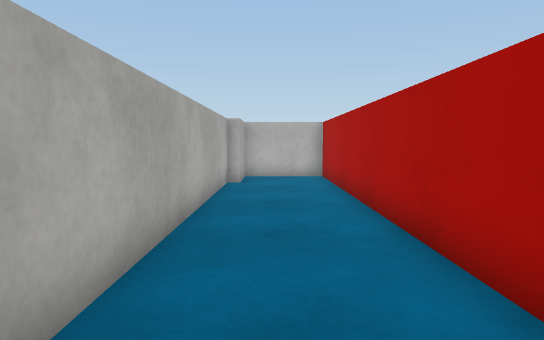
view 1 (above)

21 first-person views from a walk through a scene from a Unity 3-D project. The camera is 0.62 m above the floor, tilts 4° down and sees 70° across. The floor is counted in squares, 0.5 m on a side. Each view is taken from the middle of a square. On the plan, view 1 faces up. The plan holds only what a view shows up to about 15 squares ahead; the rest is blank. Surface patterns are stand-ins for the level's own textures.

view 2
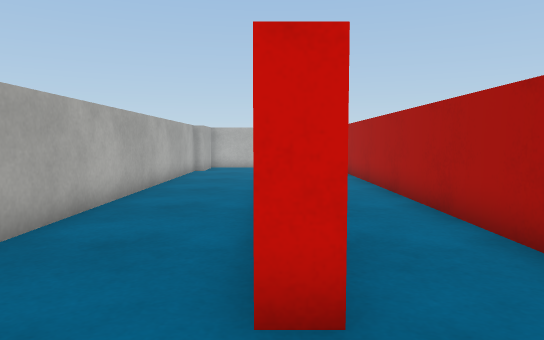

view 3
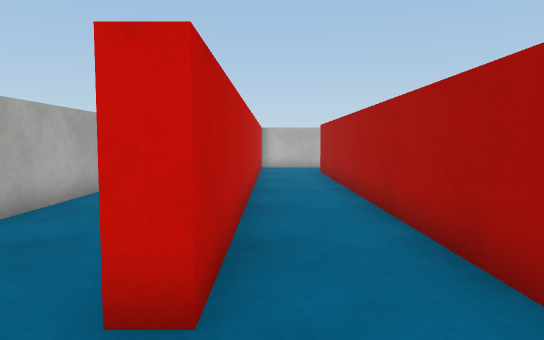

view 4
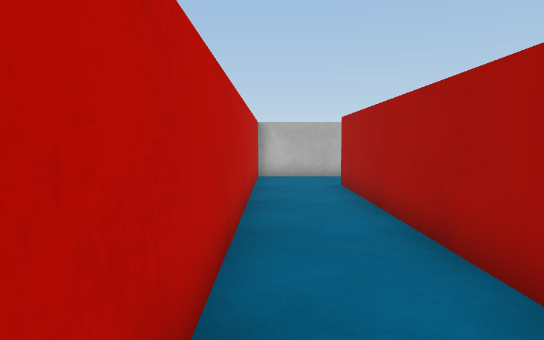

view 5
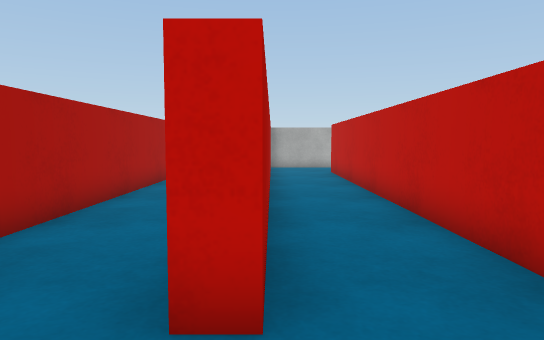

view 6
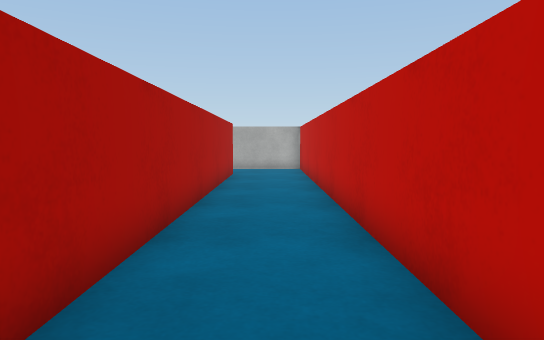

view 7
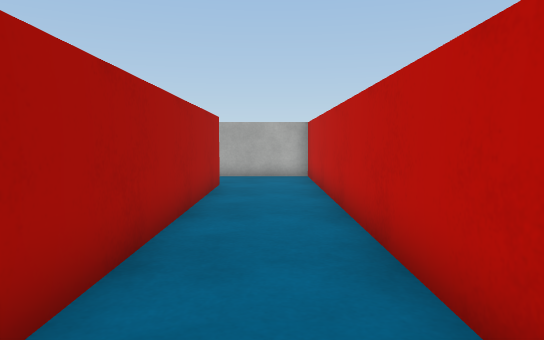

view 8
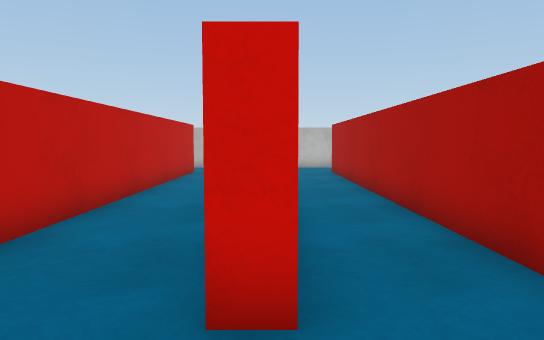

view 9
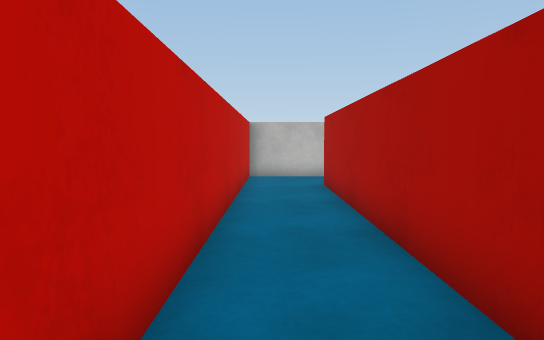

view 10
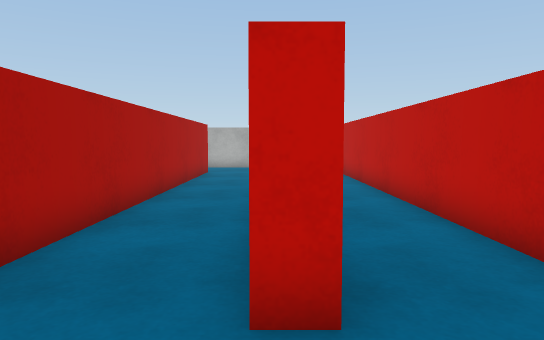

view 11
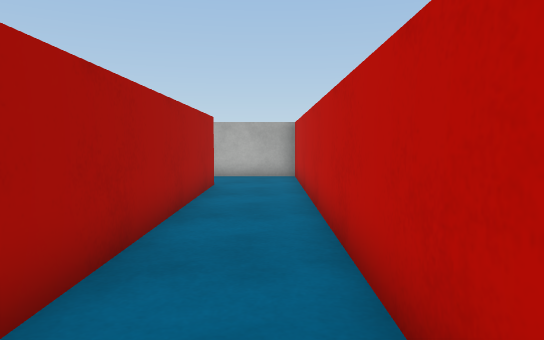

view 12
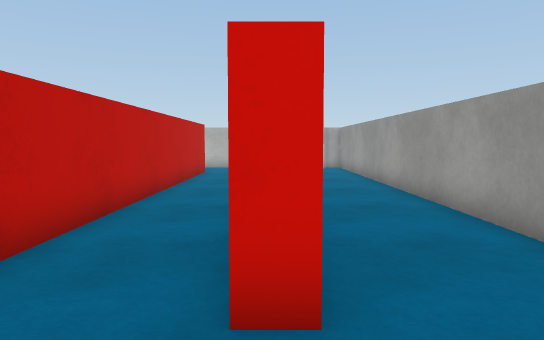

view 13
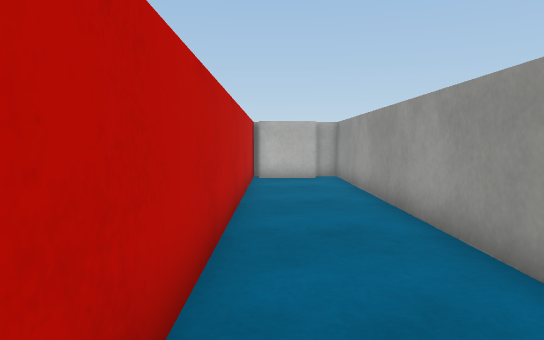

view 14
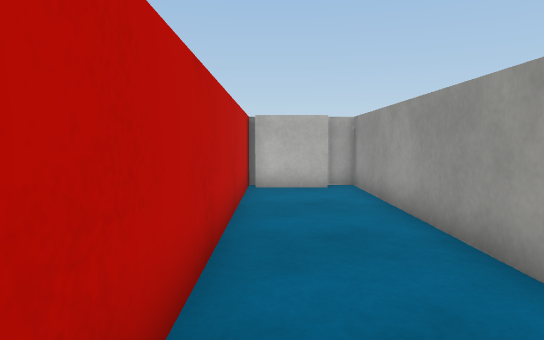

view 15
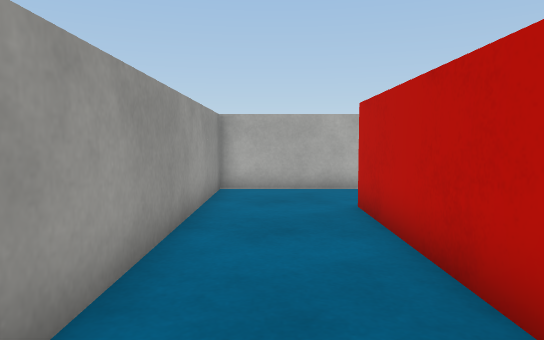

view 16
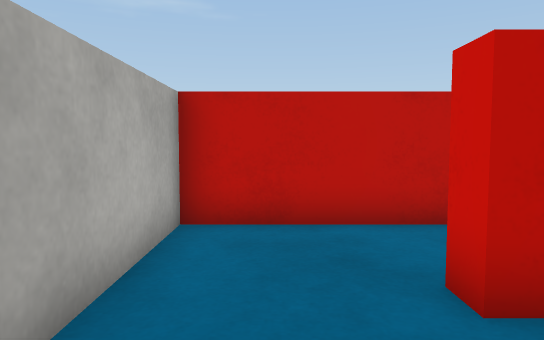

view 17
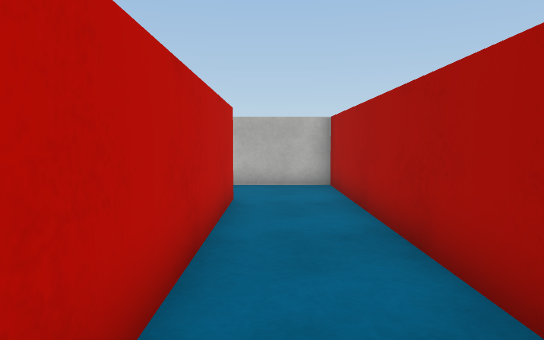

view 18
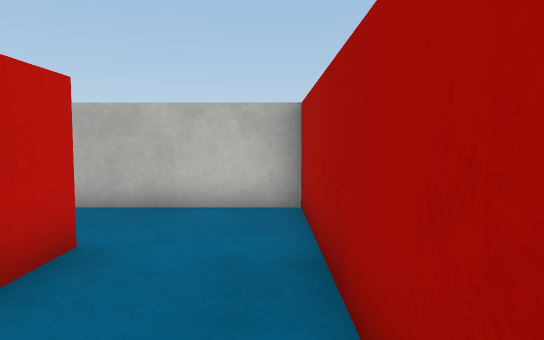

view 19
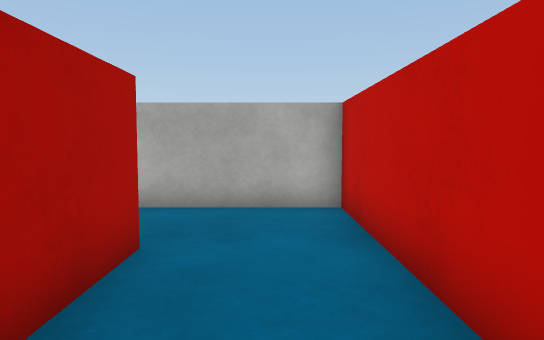

view 20
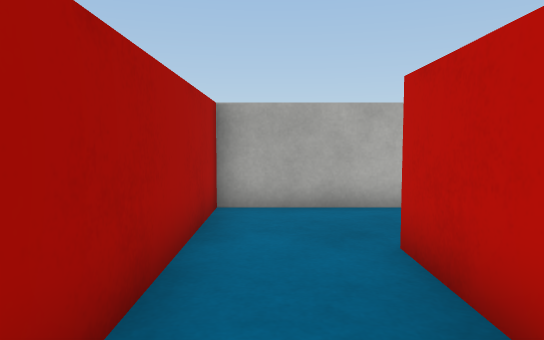

view 21
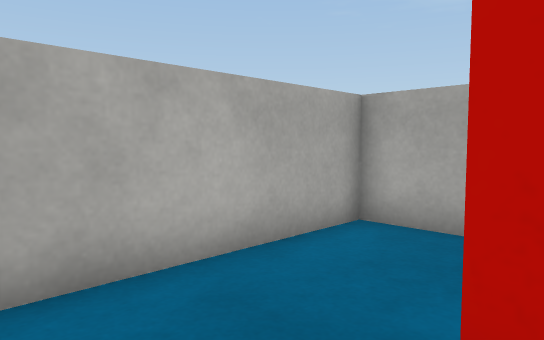

### Floor plan
Points are (right, up) in squares from view 1. A wall is a line through its corners. A room is listed if a view was taken in it or the views show most of it. See-through windows are left out.
Room 1 (views 1, 2, 3, 4, 5, 6, 7, 8, 9, 10, 11, 17, 18, 19, 20, 21)
walls: (1.9, 2.5) (1.9, 14.4) (-1, 14.4); (9.2, -2.5) (8.6, -2.5) (8.6, 14.4) (2.5, 14.4) (2.5, -2.5) (1.9, -2.5); (11.5, -1.5) (11.5, 11.6) (12.1, 11.6) (12.1, -3.4); (14.7, -2.5) (14.7, 14.4) (9.2, 14.4) (9.2, -1); (-1.4, 12) (-1.4, -0.2); (-1.4, -3.8) (-1.4, -5.4) (5.1, -5.4) (5.1, 11.6) (5.7, 11.6) (5.7, -5.4) (9.6, -5.4)
ways out: opening at (13.5, -2.5) to room 2
objects: block (-2, 13) to (-2, 14)
Room 2 (views 12, 13, 14, 15, 16)
walls: (12.1, -3.4) (12.1, -5.4) (18.4, -5.4) (18.4, 14.4) (17.6, 14.4); (15.3, 14.1) (15.3, -2.5) (14.7, -2.5)
ways out: opening at (13.5, -2.5) to room 1
objects: block (16, 14) to (17, 14)

Where each view was taken, in squares from view 1:
view 1: 0 up, 0 right, facing up
view 2: 5 down, 2 right, facing up
view 3: 5 down, 3 right, facing up
view 4: 0 up, 3 right, facing up
view 5: 14 up, 5 right, facing down
view 6: 13 up, 7 right, facing down
view 7: 9 up, 7 right, facing down
view 8: 5 down, 9 right, facing up
view 9: 0 up, 10 right, facing up
view 10: 14 up, 12 right, facing down
view 11: 9 up, 13 right, facing down
view 12: 5 down, 15 right, facing up
view 13: 0 up, 16 right, facing up
view 14: 3 up, 16 right, facing up
view 15: 5 up, 17 right, facing down
view 16: 4 down, 18 right, facing left
view 17: 3 up, 13 right, facing up
view 18: 7 up, 8 right, facing up
view 19: 2 up, 7 right, facing down
view 20: 2 up, 4 right, facing down
view 21: 2 down, 4 right, facing down-left
